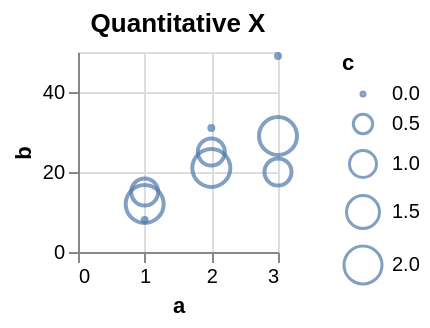

The Vega-Lite source for this figure:
### Vega-Lite specification from a JSON file in a GitHub repository (floating-point values rounded to 4 significant figures)
{"$schema": "https://vega.github.io/schema/vega-lite/v5.json", "description": "Testing invalid", "data": {"values": [{"a": 1, "b": 15, "c": 1}, {"a": 2, "b": 25, "c": 1}, {"a": 3, "b": 20, "c": 1}, {"a": 1, "b": 12, "c": 2}, {"a": 2, "b": 21, "c": 2}, {"a": 3, "b": 29, "c": 2}, {"a": 1, "b": 8, "c": null}, {"a": 2, "b": 31, "c": null}, {"a": 3, "b": 49, "c": null}]}, "config": {"mark": {"invalid": "show"}}, "concat": [{"title": "Quantitative X", "width": 100, "height": 100, "mark": "point", "encoding": {"x": {"field": "a", "type": "quantitative"}, "y": {"field": "b", "type": "quantitative"}, "size": {"field": "c", "type": "quantitative"}}}]}
